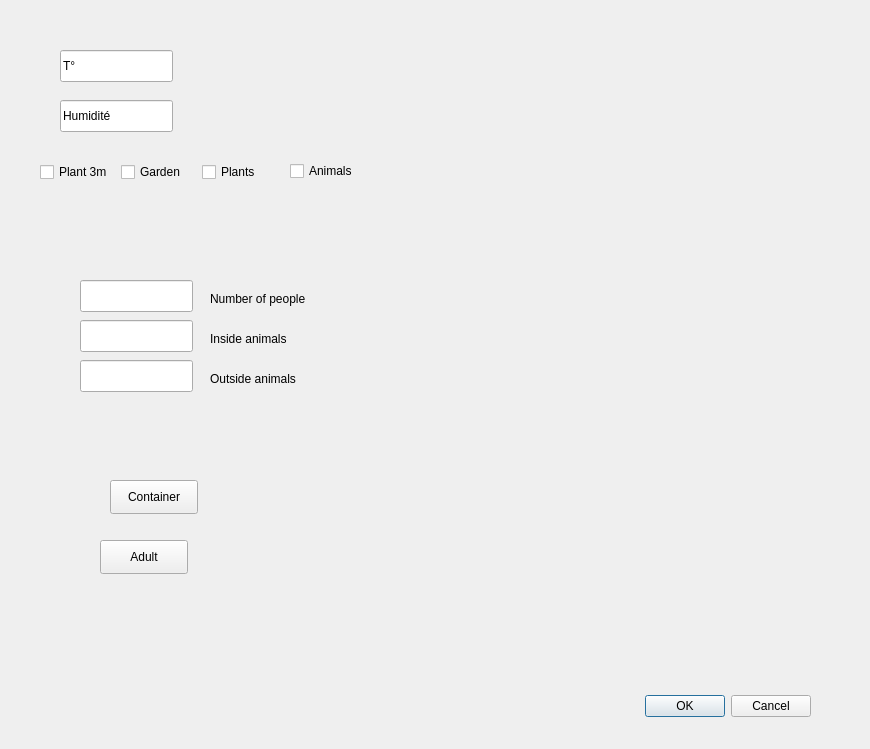
<?xml version="1.0" encoding="UTF-8"?>
<ui version="4.0">
 <class>Dialog</class>
 <widget class="QDialog" name="Dialog">
  <property name="geometry">
   <rect>
    <x>0</x>
    <y>0</y>
    <width>870</width>
    <height>749</height>
   </rect>
  </property>
  <property name="windowTitle">
   <string>Dialog</string>
  </property>
  <widget class="QDialogButtonBox" name="buttonBox">
   <property name="geometry">
    <rect>
     <x>470</x>
     <y>690</y>
     <width>341</width>
     <height>32</height>
    </rect>
   </property>
   <property name="orientation">
    <enum>Qt::Horizontal</enum>
   </property>
   <property name="standardButtons">
    <set>QDialogButtonBox::Cancel|QDialogButtonBox::Ok</set>
   </property>
  </widget>
  <widget class="QLineEdit" name="lineEdit">
   <property name="geometry">
    <rect>
     <x>60</x>
     <y>50</y>
     <width>113</width>
     <height>32</height>
    </rect>
   </property>
   <property name="text">
    <string>T°</string>
   </property>
  </widget>
  <widget class="QLineEdit" name="lineEdit_2">
   <property name="geometry">
    <rect>
     <x>60</x>
     <y>100</y>
     <width>113</width>
     <height>32</height>
    </rect>
   </property>
   <property name="text">
    <string>Humidité</string>
   </property>
  </widget>
  <widget class="QCheckBox" name="checkBox_4">
   <property name="geometry">
    <rect>
     <x>290</x>
     <y>160</y>
     <width>88</width>
     <height>22</height>
    </rect>
   </property>
   <property name="text">
    <string>Animals</string>
   </property>
  </widget>
  <widget class="QLineEdit" name="lineEdit_3">
   <property name="geometry">
    <rect>
     <x>80</x>
     <y>280</y>
     <width>113</width>
     <height>32</height>
    </rect>
   </property>
  </widget>
  <widget class="QLabel" name="label">
   <property name="geometry">
    <rect>
     <x>210</x>
     <y>290</y>
     <width>401</width>
     <height>18</height>
    </rect>
   </property>
   <property name="text">
    <string>Number of people</string>
   </property>
  </widget>
  <widget class="QLabel" name="label_2">
   <property name="geometry">
    <rect>
     <x>210</x>
     <y>330</y>
     <width>401</width>
     <height>18</height>
    </rect>
   </property>
   <property name="text">
    <string>Inside animals</string>
   </property>
  </widget>
  <widget class="QLineEdit" name="lineEdit_4">
   <property name="geometry">
    <rect>
     <x>80</x>
     <y>320</y>
     <width>113</width>
     <height>32</height>
    </rect>
   </property>
  </widget>
  <widget class="QLabel" name="label_3">
   <property name="geometry">
    <rect>
     <x>210</x>
     <y>370</y>
     <width>401</width>
     <height>18</height>
    </rect>
   </property>
   <property name="text">
    <string>Outside animals</string>
   </property>
  </widget>
  <widget class="QLineEdit" name="lineEdit_5">
   <property name="geometry">
    <rect>
     <x>80</x>
     <y>360</y>
     <width>113</width>
     <height>32</height>
    </rect>
   </property>
  </widget>
  <widget class="QPushButton" name="pushButton">
   <property name="geometry">
    <rect>
     <x>110</x>
     <y>480</y>
     <width>88</width>
     <height>34</height>
    </rect>
   </property>
   <property name="text">
    <string>Container</string>
   </property>
  </widget>
  <widget class="QPushButton" name="pushButton_2">
   <property name="geometry">
    <rect>
     <x>100</x>
     <y>540</y>
     <width>88</width>
     <height>34</height>
    </rect>
   </property>
   <property name="text">
    <string>Adult</string>
   </property>
  </widget>
  <widget class="QWidget" name="">
   <property name="geometry">
    <rect>
     <x>40</x>
     <y>160</y>
     <width>237</width>
     <height>24</height>
    </rect>
   </property>
   <layout class="QHBoxLayout" name="horizontalLayout">
    <item>
     <widget class="QCheckBox" name="checkBox">
      <property name="text">
       <string>Plant 3m</string>
      </property>
     </widget>
    </item>
    <item>
     <widget class="QCheckBox" name="checkBox_3">
      <property name="text">
       <string>Garden</string>
      </property>
     </widget>
    </item>
    <item>
     <widget class="QCheckBox" name="checkBox_2">
      <property name="text">
       <string>Plants</string>
      </property>
     </widget>
    </item>
   </layout>
  </widget>
 </widget>
 <resources/>
 <connections>
  <connection>
   <sender>buttonBox</sender>
   <signal>accepted()</signal>
   <receiver>Dialog</receiver>
   <slot>accept()</slot>
   <hints>
    <hint type="sourcelabel">
     <x>248</x>
     <y>254</y>
    </hint>
    <hint type="destinationlabel">
     <x>157</x>
     <y>274</y>
    </hint>
   </hints>
  </connection>
  <connection>
   <sender>buttonBox</sender>
   <signal>rejected()</signal>
   <receiver>Dialog</receiver>
   <slot>reject()</slot>
   <hints>
    <hint type="sourcelabel">
     <x>316</x>
     <y>260</y>
    </hint>
    <hint type="destinationlabel">
     <x>286</x>
     <y>274</y>
    </hint>
   </hints>
  </connection>
 </connections>
</ui>
